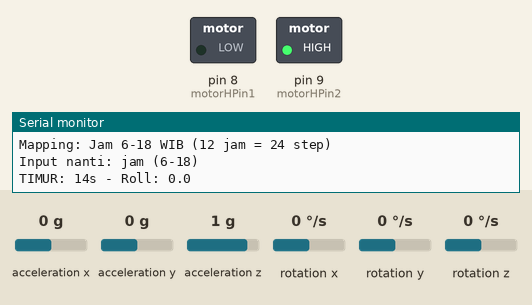
Simulated run of this sketch. Board: Arduino Uno, built with avr-gcc and run on an emulated ATmega328P. On the bench: switched loads named in the sketch (green lamp = pin HIGH), the last lines printed to the serial monitor. The inputs (shaded band) are chosen by the test bench; at power-on: acceleration x 0 g, acceleration y 0 g, acceleration z 1 g, rotation x 0 °/s, rotation y 0 °/s, rotation z 0 °/s.

Above: at 0.2 s.
At 16.3 s:
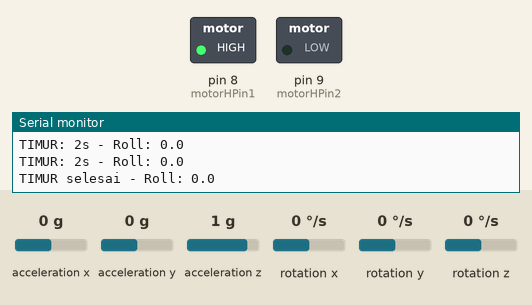
At 30.2 s:
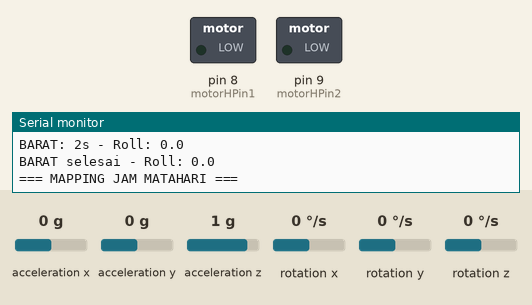
Timing chart, 0 to 31.7 s (numbered marks = the images above):
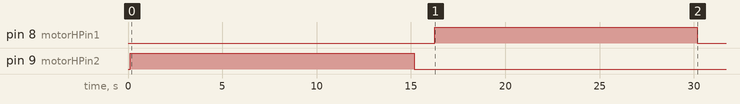

The sketch:

imu41axis.ino
```cpp
/*
 * Solar Tracker 1-Axis - Mapping Jam Matahari
 * Fokus horizontal saja (Timur-Barat)
 * Kalibrasi: Bagi range menjadi 24 bagian untuk jam 6-18 WIB
 * Input: jam saja (6-18)
 */

#include <Wire.h>
#include <MPU6050.h>

MPU6050 mpu;

// Variabel IMU - Accelerometer only untuk stabilitas
float roll = 0;

// Pin motor horizontal saja
const int motorHPin1 = 8;
const int motorHPin2 = 9;

// Kalibrasi
unsigned long waktuMulai = 0;
byte stepKalibrasi = 0;
bool kalibrasiBeres = false;

// Nilai kalibrasi horizontal
float rollTimur, rollBarat;
float rollRange = 0;
float rollPerJam = 0;

// Tracking
bool sedangTracking = false;
int jamTarget = 12;
float rollTarget = 0;
const float toleransi = 1.0; // derajat

void setup() {
  Serial.begin(9600);
  Wire.begin();

  mpu.initialize();
  if (!mpu.testConnection()) {
    Serial.println(F("MPU6050 gagal"));
    while(1);
  }

  pinMode(motorHPin1, OUTPUT);
  pinMode(motorHPin2, OUTPUT);
  stopMotor();

  Serial.println(F("=== SOLAR TRACKER 1-AXIS ==="));
  Serial.println(F("Horizontal tracking (Timur-Barat)"));
  Serial.println(F("Kalibrasi: Timur 15s, Barat 15s"));
  Serial.println(F("Mapping: Jam 6-18 WIB (12 jam = 24 step)"));
  Serial.println(F("Input nanti: jam (6-18)"));
  Serial.println();

  waktuMulai = millis();
}

void loop() {
  bacaIMU();

  if (!kalibrasiBeres) {
    jalankanKalibrasi();
  } else {
    bacaInputSerial();
    if (sedangTracking) {
      jalankanTracking();
    }
    tampilkanStatus();
  }

  delay(100);
}

void bacaIMU() {
  int16_t ax, ay, az;
  mpu.getAcceleration(&ax, &ay, &az);

  float accX = ax / 16384.0;
  float accY = ay / 16384.0;
  float accZ = az / 16384.0;

  // Hitung roll dari accelerometer
  roll = atan2(-accX, sqrt(accY * accY + accZ * accZ)) * 57.3;

  // Simple filter untuk stabilitas
  static float lastRoll = 0;
  roll = 0.8 * lastRoll + 0.2 * roll;
  lastRoll = roll;
}

void jalankanKalibrasi() {
  unsigned long elapsed = millis() - waktuMulai;

  switch (stepKalibrasi) {
    case 0: // TIMUR - 15 detik
      if (elapsed < 15000) {
        motorTimur();
        if (elapsed % 3000 < 200) {
          Serial.print(F("TIMUR: "));
          Serial.print((15000 - elapsed) / 1000);
          Serial.print(F("s - Roll: "));
          Serial.println(roll, 1);
        }
      } else {
        stopMotor();
        rollTimur = roll;
        Serial.print(F("TIMUR selesai - Roll: "));
        Serial.println(rollTimur, 1);
        nextStep();
      }
      break;

    case 1: // BARAT - 15 detik
      if (elapsed < 15000) {
        motorBarat();
        if (elapsed % 3000 < 200) {
          Serial.print(F("BARAT: "));
          Serial.print((15000 - elapsed) / 1000);
          Serial.print(F("s - Roll: "));
          Serial.println(roll, 1);
        }
      } else {
        stopMotor();
        rollBarat = roll;
        Serial.print(F("BARAT selesai - Roll: "));
        Serial.println(rollBarat, 1);
        kalibrasiBeres = true;
        hitungMappingJam();
        tampilkanHasilKalibrasi();
      }
      break;
  }
}

void nextStep() {
  stepKalibrasi++;
  waktuMulai = millis();
  delay(1000);
}

void hitungMappingJam() {
  // Hitung range total dan per jam
  rollRange = abs(rollTimur - rollBarat);
  rollPerJam = rollRange / 12.0; // 12 jam dari 6-18

  Serial.println(F("\n=== MAPPING JAM MATAHARI ==="));
  Serial.print(F("Range total: "));
  Serial.print(rollRange, 1);
  Serial.println(F("°"));
  Serial.print(F("Per jam: "));
  Serial.print(rollPerJam, 1);
  Serial.println(F("°"));

  // Tampilkan mapping setiap jam
  for (int jam = 6; jam <= 18; jam++) {
    float rollJam = map(jam, 6, 18, rollBarat, rollTimur);
    Serial.print(F("Jam "));
    if (jam < 10) Serial.print(F("0"));
    Serial.print(jam);
    Serial.print(F(":00 = Roll "));
    Serial.println(rollJam, 1);
  }
  Serial.println(F("============================="));
}

void bacaInputSerial() {
  if (Serial.available() > 0) {
    String input = Serial.readStringUntil('\n');
    input.trim();

    int jamBaru = input.toInt();

    if (jamBaru >= 6 && jamBaru <= 18) {
      jamTarget = jamBaru;

      // Hitung roll target berdasarkan jam
      rollTarget = map(jamTarget, 6, 18, rollBarat, rollTimur);

      Serial.print(F("Target jam: "));
      if (jamTarget < 10) Serial.print(F("0"));
      Serial.print(jamTarget);
      Serial.print(F(":00 - Roll target: "));
      Serial.println(rollTarget, 1);

      sedangTracking = true;
      Serial.println(F(">>> MULAI TRACKING <<<"));
    } else {
      Serial.println(F("Jam harus 6-18 WIB!"));
      Serial.println(F("Contoh: 6, 12, 15, 18"));
    }
  }
}

void jalankanTracking() {
  float errorRoll = rollTarget - roll;

  if (abs(errorRoll) > toleransi) {
    if (errorRoll > 0) {
      motorTimur();
      Serial.print(F(">>Timur "));
    } else {
      motorBarat();
      Serial.print(F(">>Barat "));
    }

    Serial.print(F("Target:"));
    Serial.print(rollTarget, 1);
    Serial.print(F(" Now:"));
    Serial.print(roll, 1);
    Serial.print(F(" Err:"));
    Serial.println(errorRoll, 1);
  } else {
    // Target tercapai
    stopMotor();
    sedangTracking = false;
    Serial.println(F(">>> POSISI TERCAPAI - TERKUNCI <<<"));
    Serial.print(F("Panel menghadap posisi jam "));
    if (jamTarget < 10) Serial.print(F("0"));
    Serial.print(jamTarget);
    Serial.println(F(":00 WIB"));
    Serial.println(F("Input jam baru untuk tracking lagi"));
  }
}

void tampilkanStatus() {
  static unsigned long lastPrint = 0;
  if (millis() - lastPrint > 2000) {
    lastPrint = millis();

    Serial.print(F("Roll: "));
    Serial.print(roll, 1);
    Serial.print(F("° "));

    if (sedangTracking) {
      Serial.print(F("-> Jam "));
      if (jamTarget < 10) Serial.print(F("0"));
      Serial.print(jamTarget);
      Serial.println(F(" |TRACKING"));
    } else {
      // Estimasi jam berdasarkan posisi saat ini
      int jamSekarang = map(roll, rollBarat, rollTimur, 6, 18);
      jamSekarang = constrain(jamSekarang, 6, 18);
      Serial.print(F("~ Jam "));
      if (jamSekarang < 10) Serial.print(F("0"));
      Serial.print(jamSekarang);
      Serial.println(F(" |SIAP"));
    }
  }
}

void tampilkanHasilKalibrasi() {
  Serial.println(F("\n=== KALIBRASI SELESAI ==="));
  Serial.print(F("TIMUR (06:00): Roll "));
  Serial.println(rollTimur, 1);
  Serial.print(F("BARAT (18:00): Roll "));
  Serial.println(rollBarat, 1);
  Serial.print(F("Range: "));
  Serial.print(rollRange, 1);
  Serial.print(F("° ("));
  Serial.print(rollPerJam, 1);
  Serial.println(F("°/jam)"));
  Serial.println(F("=========================="));
  Serial.println(F("SIAP! Input jam: 6-18"));
  Serial.println(F("Contoh: 6, 9, 12, 15, 18"));
  Serial.println();
}

// Motor functions - hanya horizontal
void motorTimur() {
  digitalWrite(motorHPin1, LOW);
  digitalWrite(motorHPin2, HIGH);
}

void motorBarat() {
  digitalWrite(motorHPin1, HIGH);
  digitalWrite(motorHPin2, LOW);
}

void stopMotor() {
  digitalWrite(motorHPin1, LOW);
  digitalWrite(motorHPin2, LOW);
}
```

Measured:
- by itself, pin 8 (motorHPin1): LOW → HIGH at 16.3 s, → LOW 13.9 s later
- by itself, pin 9 (motorHPin2): LOW → HIGH at 0.11 s, → LOW 15.1 s later
